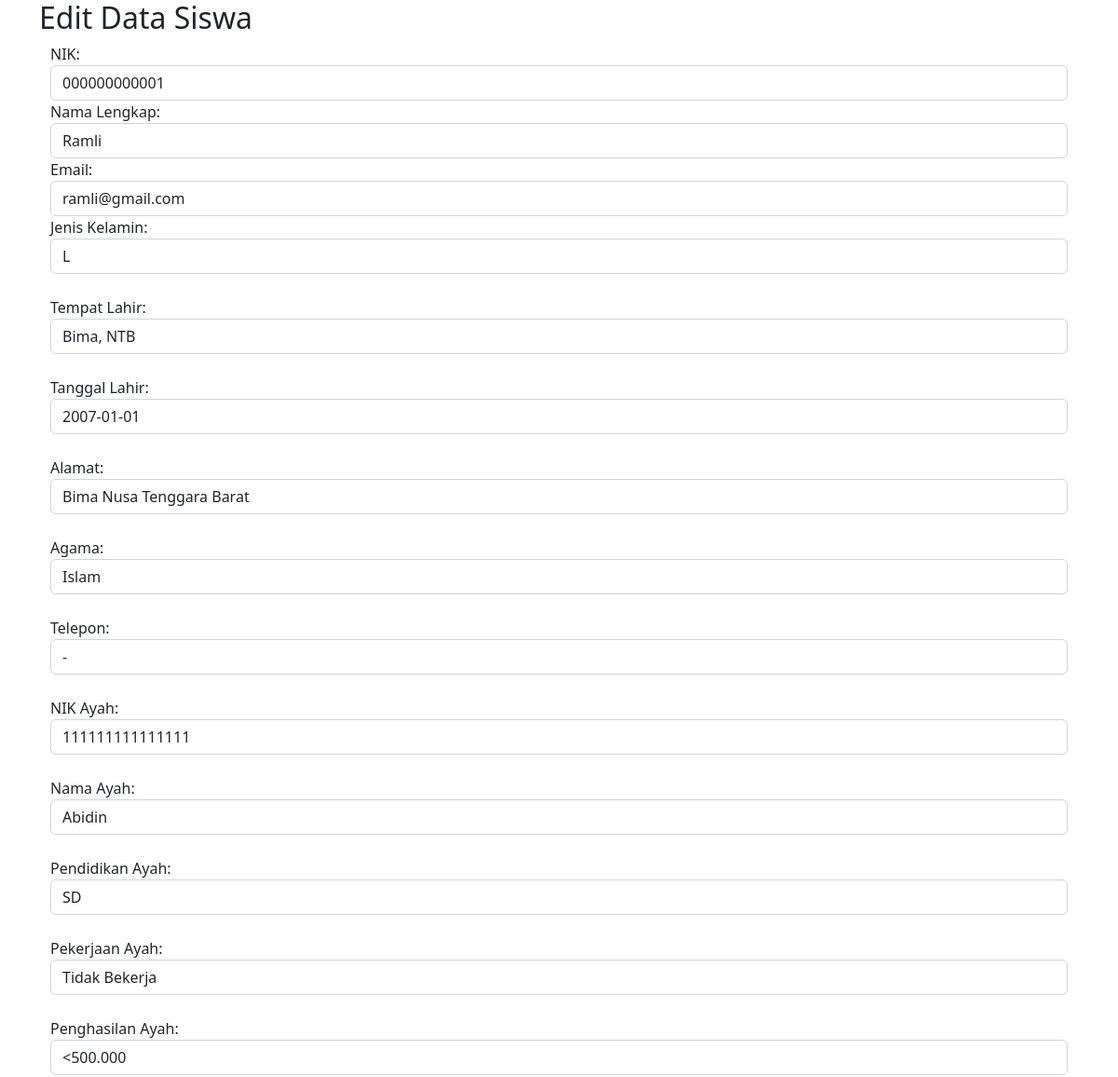
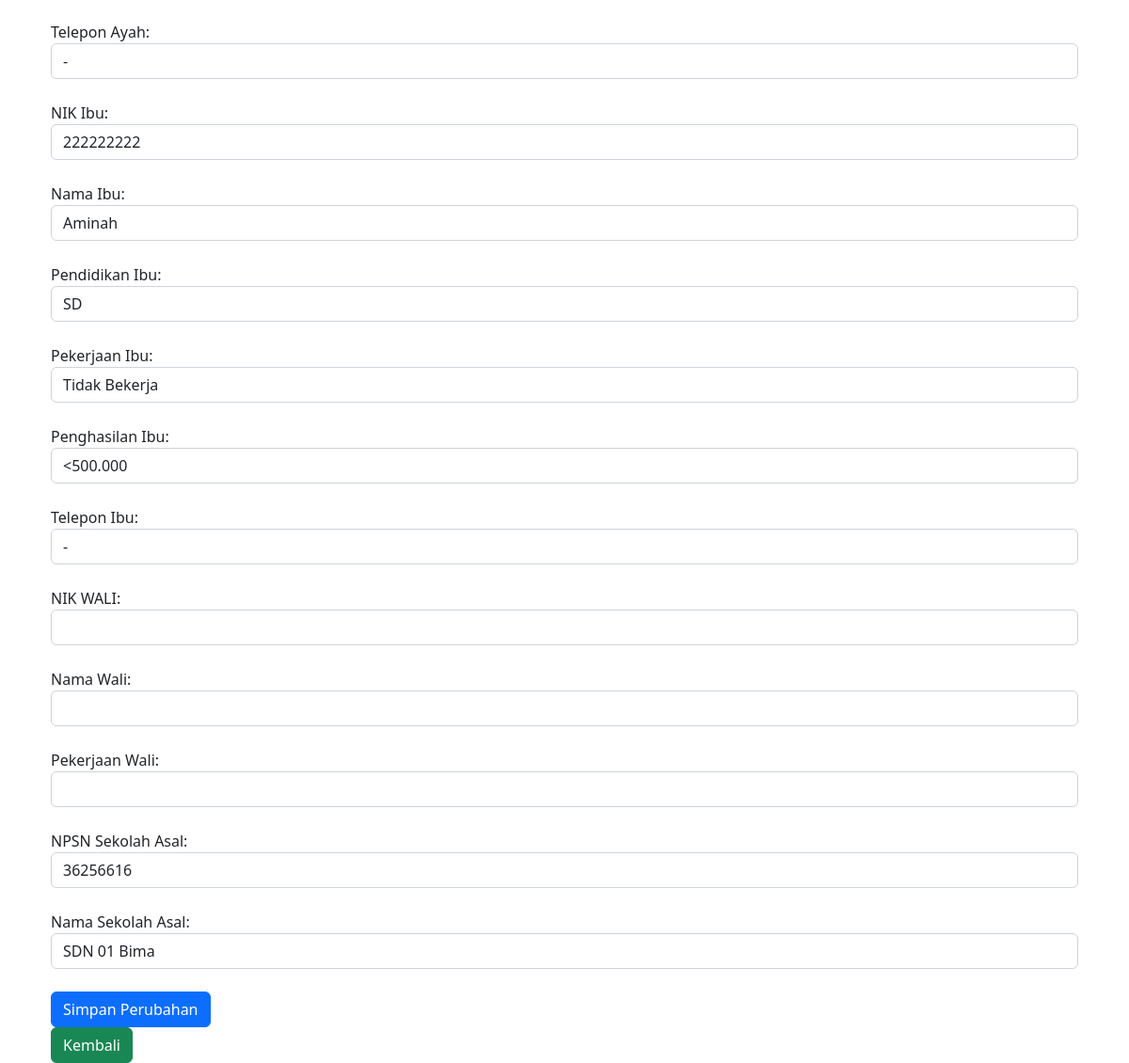
/edit_siswa.php?nisn=091271987127, run on the app's committed database (2 pictures, top to bottom).
### tables this page shows
CREATE TABLE `tabel_siswa` (
  `id_user` int(10) NOT NULL,
  `nisn` varchar(12) NOT NULL,
  `nik` varchar(16) NOT NULL,
  `namalengkap` varchar(50) NOT NULL,
  `email` varchar(50) NOT NULL,
  `jeniskelamin` varchar(1) NOT NULL,
  `tempatlahir` varchar(20) NOT NULL,
  `tanggallahir` date NOT NULL,
  `alamat` text NOT NULL,
  `agama` varchar(10) NOT NULL,
  `telepon` varchar(15) NOT NULL,
  `ayahnik` varchar(16) NOT NULL,
  `ayahnama` varchar(50) NOT NULL,
  `ayahpendidikan` varchar(5) NOT NULL,
  `ayahpekerjaan` varchar(15) NOT NULL,
  `ayahpenghasilan` varchar(25) NOT NULL,
  `ayahtelepon` varchar(15) NOT NULL,
  `ibunik` varchar(16) NOT NULL,
  `ibunama` varchar(50) NOT NULL,
  `ibupendidikan` varchar(5) NOT NULL,
  `ibupekerjaan` varchar(15) NOT NULL,
  `ibupenghasilan` varchar(25) NOT NULL,
  `ibutelepon` varchar(15) NOT NULL,
  `walinik` varchar(16) NOT NULL DEFAULT 'NULL',
  `walinama` varchar(50) NOT NULL DEFAULT 'NULL',
  `walipekerjaan` varchar(15) NOT NULL DEFAULT 'NULL',
  `walitelepon` varchar(15) NOT NULL DEFAULT 'NULL',
  `sekolahnpsn` varchar(10) NOT NULL,
  `sekolahnama` varchar(30) NOT NULL,
  `foto` varchar(99) NOT NULL,
  `scanijazahdepan` varchar(99) NOT NULL,
  `scanijazahbelakang` varchar(99) NOT NULL,
  `status` varchar(50) NOT NULL
);

### edit_siswa.php (the view, shortened to what this page needs)
<?php
include 'koneksi.php';
$nisn = $_GET['nisn'] ?? '';
if (!empty($nisn)) {
    $query = "SELECT * FROM tabel_siswa WHERE nisn = '$nisn'";
    $result = mysqli_query($conn, $query);
    if ($result) {
        if (mysqli_num_rows($result) > 0) {
            $row = mysqli_fetch_assoc($result);
        } else {
            $errorMessage = "Data tidak ditemukan.";
        }
    } else {
        $errorMessage = "Kesalahan kueri database: " . mysqli_error($conn);
    }
} else {
    $errorMessage = "Permintaan tidak valid.";
}
?>
<!DOCTYPE html>
<html>
<head>
    <link href="css/bootstrap.min.css" rel="stylesheet">
</head>
<body>
    <div class="container">
        <h2>Edit Data Siswa</h2>
        <div class="container">
        <?php if (isset($errorMessage)): ?>
            <p><?php echo $errorMessage; ?></p>
        <?php elseif (isset($row)): ?>
            <form action="proses_edit.php" method="POST">
                <div class="form-group">
                    <label for="nik">NIK:</label>
                    <input type="text" class="form-control" name="nik" value="<?php echo $row['nik']; ?>">
                </div>
                <div class="form-group">
                    <label for="namalengkap">Nama Lengkap:</label>
                    <input type="text" class="form-control" name="namalengkap" value="<?php echo $row['namalengkap']; ?>">
                </div>
                <div class="form-group">
                    <label for="email">Email:</label>
                    <input type="text" class="form-control" name="email" value="<?php echo $row['email']; ?>">
                </div>
                <div class="form-group">
                    <label for="jeniskelamin">Jenis Kelamin:</label>
                    <input type="text" class="form-control" name="jeniskelamin" value="<?php echo $row['jeniskelamin']; ?>"><br>
                </div>
                <div class="form-group">
                    <label for="tempatlahir">Tempat Lahir:</label>
                    <input type="text" class="form-control" name="tempatlahir" value="<?php echo $row['tempatlahir']; ?>"><br>
                </div>
                <div class="form-group">
                    <label for="tanggallahir">Tanggal Lahir:</label>
                    <input type="text" class="form-control" name="tanggallahir" value="<?php echo $row['tanggallahir']; ?>"><br>
                </div>
                <div class="form-group">
                    <label for="alamat">Alamat:</label>
                    <input type="text" class="form-control" name="alamat" value="<?php echo $row['alamat']; ?>"><br>
                </div>
                <div class="form-group">
                    <label for="agama">Agama:</label>
                    <input type="text" class="form-control" name="agama" value="<?php echo $row['agama']; ?>"><br>
                </div>
                <div class="form-group">
                    <label for="telepon">Telepon:</label>
                    <input type="text" class="form-control" name="telepon" value="<?php echo $row['telepon']; ?>"><br>
                </div>
                <div class="form-group">
                    <label for="ayahnik">NIK Ayah:</label>
                    <input type="text" class="form-control" name="ayahnik" value="<?php echo $row['ayahnik']; ?>"><br>
                </div>
                <div class="form-group">
                    <label for="ayahnama">Nama Ayah:</label>
                    <input type="text" class="form-control" name="ayahnama" value="<?php echo $row['ayahnama']; ?>"><br>
                </div>
                <div class="form-group">
                    <label for="ayahpendidikan">Pendidikan Ayah:</label>
                    <input type="text" class="form-control" name="ayahpendidikan" value="<?php echo $row['ayahpendidikan']; ?>"><br>
                </div>
                <div class="form-group">
                    <label for="ayahpekerjaan">Pekerjaan Ayah:</label>
                    <input type="text" class="form-control" name="ayahpekerjaan" value="<?php echo $row['ayahpekerjaan']; ?>"><br>
                </div>
                <div class="form-group">
                    <label for="ayahpenghasilan">Penghasilan Ayah:</label>
                    <input type="text" class="form-control" name="ayahpenghasilan" value="<?php echo $row['ayahpenghasilan']; ?>"><br>
                </div>
                <div class="form-group">
                    <label for="ayahtelepon">Telepon Ayah:</label>
                    <input type="text" class="form-control" name="ayahtelepon" value="<?php echo $row['ayahtelepon']; ?>"><br>
                </div>
                <div class="form-group">
                    <label for="ibunik">NIK Ibu:</label>
                    <input type="text" class="form-control" name="ibunik" value="<?php echo $row['ibunik']; ?>"><br>
                </div>
                <div class="form-group">
                    <label for="ibunama">Nama Ibu:</label>
                    <input type="text" class="form-control" name="ibunama" value="<?php echo $row['ibunama']; ?>"><br>
                </div>
                <div class="form-group">
                    <label for="ibupendidikan">Pendidikan Ibu:</label>
                    <input type="text" class="form-control" name="ibupendidikan" value="<?php echo $row['ibupendidikan']; ?>"><br>
                </div>
                <div class="form-group">
                    <label for="ibupekerjaan">Pekerjaan Ibu:</label>
                    <input type="text" class="form-control" name="ibupekerjaan" value="<?php echo $row['ibupekerjaan']; ?>"><br>
                </div>
                <div class="form-group">
                    <label for="ibupekerjaan">Penghasilan Ibu:</label>
                    <input type="text" class="form-control" name="ibupenghasilan" value="<?php echo $row['ibupenghasilan']; ?>"><br>
                </div>
                <div class="form-group">
                    <label for="ibutelepon">Telepon Ibu:</label>
                    <input type="text" class="form-control" name="ibutelepon" value="<?php echo $row['ibutelepon']; ?>"><br>
                </div>
                <div class="form-group">
                    <label for="walinik">NIK WALI:</label>
                    <input type="text" class="form-control" name="walinik" value="<?php echo $row['walinik']; ?>"><br>
                </div>
                <div class="form-group">
                    <label for="walinama">Nama Wali:</label>
                    <input type="text" class="form-control" name="walinama" value="<?php echo $row['walinama']; ?>"><br>
                </div>
                <div class="form-group">
                    <label for="walipekerjaan">Pekerjaan Wali:</label>
                    <input type="text" class="form-control" name="walipekerjaan" value="<?php echo $row['walitelepon']; ?>"><br>
                </div>
                <div class="form-group">
                    <label for="sekolahnpsn">NPSN Sekolah Asal:</label>
                    <input type="text" class="form-control" name="sekolahnpsn" value="<?php echo $row['sekolahnpsn']; ?>"><br>
                </div>
                <div class="form-group">
                    <label for="sekolahnama">Nama Sekolah Asal:</label>
                    <input type="text" class="form-control" name="sekolahnama" value="<?php echo $row['sekolahnama']; ?>"><br>
                </div>
                <button type="submit" class="btn btn-primary" onclick="return confirm('Apakah anda yakin ingin mengubah data ini?')">Simpan Perubahan</button>
            </form>
            <a href="tabelsiswa.php" class="btn btn-success">Kembali</a>
        <?php endif; ?>
        </div>
    </div>
</body>
</html>

### data on the page
tabel_siswa: nik "000000000001", namalengkap "Ramli", email "ramli@gmail.com", jeniskelamin "L", tempatlahir "Bima, NTB", tanggallahir "2007-01-01", alamat "Bima Nusa Tenggara Barat", agama "Islam", telepon "-", ayahnik "111111111111111", ayahnama "Abidin", ayahpendidikan "SD", ayahpekerjaan "Tidak Bekerja", ayahpenghasilan "<500.000", ayahtelepon "-", ibunik "222222222", ibunama "Aminah", ibupendidikan "SD", ibupekerjaan "Tidak Bekerja", ibupenghasilan "<500.000", ibutelepon "-", sekolahnpsn "36256616", sekolahnama "SDN 01 Bima"
